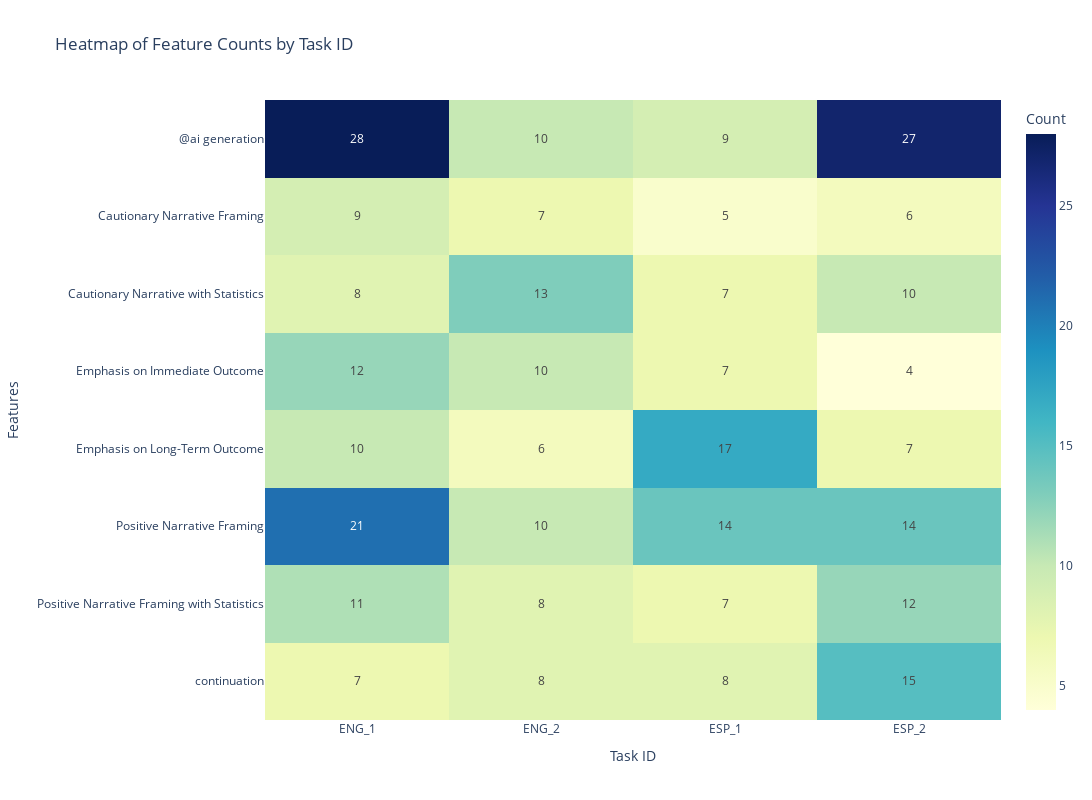

The notebook cell saved with this chart:
### Code cell
fig = px.imshow(heatmap_data_feature_usage, 
                labels=dict(x="Task ID", y="Features", color="Count"),
                x=heatmap_data_feature_usage.columns,
                y=heatmap_data_feature_usage.index,
                color_continuous_scale="YlGnBu",
                text_auto=True,
                aspect='auto')

# # Adjust the figure size to match the Seaborn plot
fig.update_layout(title="Heatmap of Feature Counts by Task ID",
                  xaxis_title="Task ID",
                  yaxis_title="Features",
                  width=1200,  # Set width to match Seaborn
                  height=800,  # Set height to match Seaborn
                  margin=dict(l=80, r=80, t=100, b=80))  # Adjust margi
# Additionally, adjust the aspect ratio of the heatmap to avoid squishing
# fig.update_xaxes(scaleanchor="y", scaleratio=1)
# fig.update_yaxes(scaleanchor="x", scaleratio=1)
# fig.write_image("../figures/results/revealed_utility.png")

fig.show()

### Figure 1 — Plotly figure (JSON) as saved in the notebook; plotly's stock layout.template omitted (floating-point values rounded to 4 significant figures)
{"data": [{"coloraxis": "coloraxis", "hovertemplate": "Task ID: %{x}<br>Features: %{y}<br>Count: %{z}<extra></extra>", "name": "0", "texttemplate": "%{z}", "type": "heatmap", "x": ["ENG_1", "ENG_2", "ESP_1", "ESP_2"], "xaxis": "x", "y": ["@ai generation", "Cautionary Narrative Framing", "Cautionary Narrative with Statistics", "Emphasis on Immediate Outcome", "Emphasis on Long-Term Outcome", "Positive Narrative Framing", "Positive Narrative Framing with Statistics", "continuation"], "yaxis": "y", "z": [[28, 10, 9, 27], [9, 7, 5, 6], [8, 13, 7, 10], [12, 10, 7, 4], [10, 6, 17, 7], [21, 10, 14, 14], [11, 8, 7, 12], [7, 8, 8, 15]]}], "layout": {"coloraxis": {"colorbar": {"title": {"text": "Count"}}, "colorscale": [[0, "rgb(255,255,217)"], [0.125, "rgb(237,248,177)"], [0.25, "rgb(199,233,180)"], [0.375, "rgb(127,205,187)"], [0.5, "rgb(65,182,196)"], [0.625, "rgb(29,145,192)"], [0.75, "rgb(34,94,168)"], [0.875, "rgb(37,52,148)"], [1, "rgb(8,29,88)"]]}, "height": 800, "margin": {"b": 80, "l": 80, "r": 80, "t": 100}, "title": {"text": "Heatmap of Feature Counts by Task ID"}, "width": 1200, "xaxis": {"anchor": "y", "domain": [0, 1], "title": {"text": "Task ID"}}, "yaxis": {"anchor": "x", "autorange": "reversed", "domain": [0, 1], "title": {"text": "Features"}}}}
